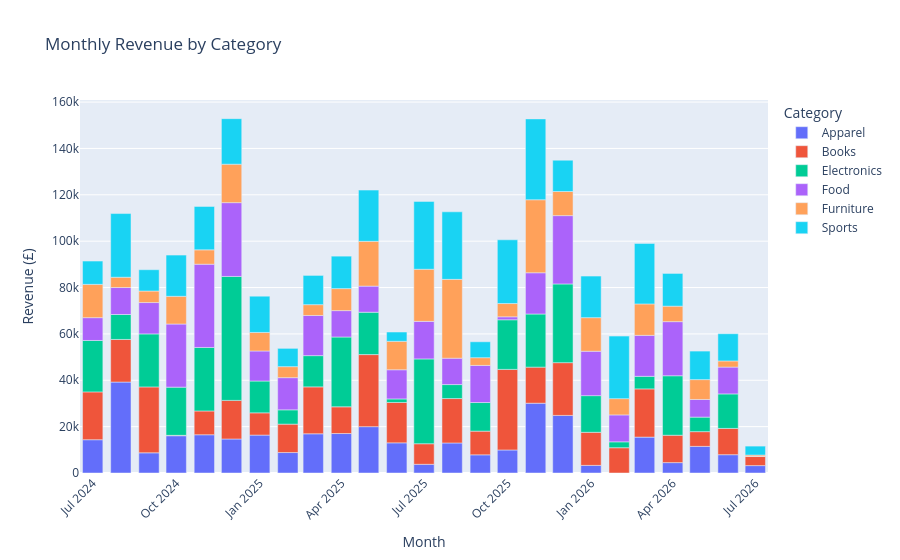

Notebook code for this chart:
### Markdown cell above
## 2 · Monthly Revenue by Category

### Code cell
monthly_pdf = sales["monthly_revenue"].toPandas()
monthly_pdf["period"] = (monthly_pdf["year"].astype(str) + "-" +
                         monthly_pdf["month"].astype(str).str.zfill(2))
for c in ["monthly_revenue"]:
    monthly_pdf[c] = pd.to_numeric(monthly_pdf[c], errors="coerce").astype(float)

fig = px.bar(monthly_pdf, x="period", y="monthly_revenue", color="category",
             title="Monthly Revenue by Category",
             labels={"monthly_revenue": "Revenue (£)", "period": "Month", "category": "Category"},
             color_discrete_sequence=PALETTE)
fig.update_layout(xaxis_tickangle=-45, hovermode="x unified")
fig.show()

### Figure 1 — Plotly figure (JSON) as saved in the notebook; plotly's stock layout.template omitted (floating-point values rounded to 4 significant figures)
{"data": [{"hovertemplate": "Category=Apparel<br>Month=%{x}<br>Revenue (£)=%{y}<extra></extra>", "legendgroup": "Apparel", "marker": {"color": "#636EFA", "pattern": {"shape": ""}}, "name": "Apparel", "orientation": "v", "showlegend": true, "textposition": "auto", "type": "bar", "x": ["2024-07", "2024-08", "2024-09", "2024-10", "2024-11", "2024-12", "2025-01", "2025-02", "2025-03", "2025-04", "2025-05", "2025-06", "2025-07", "2025-08", "2025-09", "2025-10", "2025-11", "2025-12", "2026-01", "2026-03", "2026-04", "2026-05", "2026-06", "2026-07"], "xaxis": "x", "y": [14360.0, 39220.0, 8704.0, 16080.0, 16500.0, 14670.0, 16360.0, 8825.0, 16920.0, 17030.0, 19990.0, 13010.0, 3748.0, 12960.0, 7842.0, 9934.0, 30110.0, 24840.0, 3283.0, 15480.0, 4476.0, 11490.0, 7898.0, 3194.0], "yaxis": "y"}, {"hovertemplate": "Category=Books<br>Month=%{x}<br>Revenue (£)=%{y}<extra></extra>", "legendgroup": "Books", "marker": {"color": "#EF553B", "pattern": {"shape": ""}}, "name": "Books", "orientation": "v", "showlegend": true, "textposition": "auto", "type": "bar", "x": ["2024-07", "2024-08", "2024-09", "2024-10", "2024-11", "2024-12", "2025-01", "2025-02", "2025-03", "2025-04", "2025-05", "2025-06", "2025-07", "2025-08", "2025-09", "2025-10", "2025-11", "2025-12", "2026-01", "2026-02", "2026-03", "2026-04", "2026-05", "2026-06", "2026-07"], "xaxis": "x", "y": [20630.0, 18390.0, 28430.0, 168.6, 10270.0, 16660.0, 9592.0, 12250.0, 20230.0, 11520.0, 31080.0, 17410.0, 8876.0, 19160.0, 10220.0, 34760.0, 15550.0, 22760.0, 14270.0, 10910.0, 20800.0, 11810.0, 6344.0, 11330.0, 3914.0], "yaxis": "y"}, {"hovertemplate": "Category=Electronics<br>Month=%{x}<br>Revenue (£)=%{y}<extra></extra>", "legendgroup": "Electronics", "marker": {"color": "#00CC96", "pattern": {"shape": ""}}, "name": "Electronics", "orientation": "v", "showlegend": true, "textposition": "auto", "type": "bar", "x": ["2024-07", "2024-08", "2024-09", "2024-10", "2024-11", "2024-12", "2025-01", "2025-02", "2025-03", "2025-04", "2025-05", "2025-06", "2025-07", "2025-08", "2025-09", "2025-10", "2025-11", "2025-12", "2026-01", "2026-02", "2026-03", "2026-04", "2026-05", "2026-06"], "xaxis": "x", "y": [22180.0, 10760.0, 22860.0, 20790.0, 27380.0, 53460.0, 13730.0, 6174.0, 13480.0, 30120.0, 18280.0, 1529.0, 36580.0, 6036.0, 12340.0, 21400.0, 22920.0, 33950.0, 15820.0, 2540.0, 5420.0, 25660.0, 6269.0, 14890.0], "yaxis": "y"}, {"hovertemplate": "Category=Food<br>Month=%{x}<br>Revenue (£)=%{y}<extra></extra>", "legendgroup": "Food", "marker": {"color": "#AB63FA", "pattern": {"shape": ""}}, "name": "Food", "orientation": "v", "showlegend": true, "textposition": "auto", "type": "bar", "x": ["2024-07", "2024-08", "2024-09", "2024-10", "2024-11", "2024-12", "2025-01", "2025-02", "2025-03", "2025-04", "2025-05", "2025-06", "2025-07", "2025-08", "2025-09", "2025-10", "2025-11", "2025-12", "2026-01", "2026-02", "2026-03", "2026-04", "2026-05", "2026-06", "2026-07"], "xaxis": "x", "y": [9835.0, 11630.0, 13530.0, 27230.0, 35920.0, 31830.0, 12960.0, 13880.0, 17330.0, 11390.0, 11260.0, 12580.0, 16200.0, 11380.0, 16010.0, 1281.0, 17780.0, 29480.0, 19140.0, 11610.0, 17680.0, 23330.0, 7607.0, 11570.0, 32.0], "yaxis": "y"}, {"hovertemplate": "Category=Furniture<br>Month=%{x}<br>Revenue (£)=%{y}<extra></extra>", "legendgroup": "Furniture", "marker": {"color": "#FFA15A", "pattern": {"shape": ""}}, "name": "Furniture", "orientation": "v", "showlegend": true, "textposition": "auto", "type": "bar", "x": ["2024-07", "2024-08", "2024-09", "2024-10", "2024-11", "2024-12", "2025-01", "2025-02", "2025-03", "2025-04", "2025-05", "2025-06", "2025-07", "2025-08", "2025-09", "2025-10", "2025-11", "2025-12", "2026-01", "2026-02", "2026-03", "2026-04", "2026-05", "2026-06", "2026-07"], "xaxis": "x", "y": [14360.0, 4439.0, 4972.0, 11960.0, 6186.0, 16580.0, 7998.0, 4744.0, 4658.0, 9489.0, 19310.0, 12270.0, 22470.0, 34000.0, 3326.0, 5734.0, 31500.0, 10400.0, 14490.0, 7018.0, 13550.0, 6677.0, 8569.0, 2636.0, 601.3], "yaxis": "y"}, {"hovertemplate": "Category=Sports<br>Month=%{x}<br>Revenue (£)=%{y}<extra></extra>", "legendgroup": "Sports", "marker": {"color": "#19D3F3", "pattern": {"shape": ""}}, "name": "Sports", "orientation": "v", "showlegend": true, "textposition": "auto", "type": "bar", "x": ["2024-07", "2024-08", "2024-09", "2024-10", "2024-11", "2024-12", "2025-01", "2025-02", "2025-03", "2025-04", "2025-05", "2025-06", "2025-07", "2025-08", "2025-09", "2025-10", "2025-11", "2025-12", "2026-01", "2026-02", "2026-03", "2026-04", "2026-05", "2026-06", "2026-07"], "xaxis": "x", "y": [10070.0, 27480.0, 9198.0, 17790.0, 18730.0, 19650.0, 15630.0, 7890.0, 12620.0, 14000.0, 22110.0, 4003.0, 29270.0, 29130.0, 6866.0, 27480.0, 34880.0, 13490.0, 17950.0, 26970.0, 26090.0, 14120.0, 12310.0, 11750.0, 3863.0], "yaxis": "y"}], "layout": {"barmode": "relative", "hovermode": "x unified", "legend": {"title": {"text": "Category"}, "tracegroupgap": 0}, "title": {"text": "Monthly Revenue by Category"}, "xaxis": {"anchor": "y", "domain": [0.0, 1.0], "tickangle": -45, "title": {"text": "Month"}}, "yaxis": {"anchor": "x", "domain": [0.0, 1.0], "title": {"text": "Revenue (£)"}}}}
